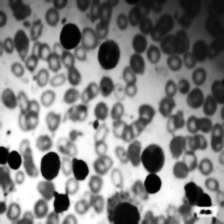
#> input picture preprocessed_dataset/cancer/Benign/WBC-Benign-014.jpg, 224 x 224 px; its folder holds only this picture in this run
$ python segment.py
#> lines starting #> are read from the running program, lines starting #| are printed output that depends on the picture; after the words box and inside, x2 and y2 are one past the last pixel; in counts of white or black regions, pixels touching at a corner belong together
import cv2
import os
import numpy as np

input_dir = 'preprocessed_dataset'
output_dir = 'segmented_dataset'

if not os.path.exists(output_dir):
    os.makedirs(output_dir)

categories = {
    'cancer': ['Benign', 'Early Malignant', 'Pre Malignant', 'Pro Malignant'],
    'normal': []
}

def segment_image(image_path):
    img = cv2.imread(image_path, cv2.IMREAD_GRAYSCALE)
#> img is the input picture: shape (224, 224); min 0, max 255, mean 128.8

    blur = cv2.GaussianBlur(img, (5, 5), 0)

    _, thresh = cv2.threshold(blur, 0, 255, cv2.THRESH_BINARY + cv2.THRESH_OTSU)
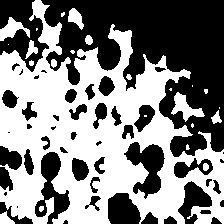
#> thresh: shape (224, 224); 51% white; 50 black regions (11 under 20 px), largest, box (x1, y1, x2, y2) and area: (41, 0, 224, 157) 14474, (0, 0, 49, 72) 1840, (124, 142, 165, 199) 1196

    if np.mean(thresh) > 127:
        thresh = cv2.bitwise_not(thresh)

    kernel = cv2.getStructuringElement(cv2.MORPH_ELLIPSE, (5, 5))

    opening = cv2.morphologyEx(thresh, cv2.MORPH_OPEN, kernel)
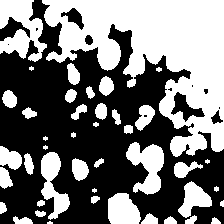
#> opening: shape (224, 224); 46.2% white; 43 white regions (6 under 20 px), largest, box (x1, y1, x2, y2) and area: (42, 0, 224, 157) 14052, (0, 0, 47, 62) 1727, (126, 142, 164, 195) 1166
    closing = cv2.morphologyEx(opening, cv2.MORPH_CLOSE, kernel)
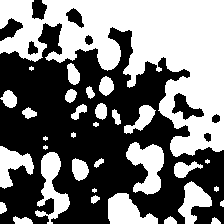
#> closing: shape (224, 224); 47.5% white; 33 white regions (5 under 20 px), largest, box (x1, y1, x2, y2) and area: (0, 0, 224, 157) 16242, (126, 142, 164, 195) 1185, (35, 152, 70, 224) 1099

    return closing

for category, subcategories in categories.items():
    if subcategories:
        for subcategory in subcategories:

            input_subcategory_dir = os.path.join(input_dir, category, subcategory)
            output_subcategory_dir = os.path.join(output_dir, category, subcategory)

            if not os.path.exists(output_subcategory_dir):
                os.makedirs(output_subcategory_dir)

            if os.path.exists(input_subcategory_dir):
                images = os.listdir(input_subcategory_dir)

                for image_name in images:
                    image_path = os.path.join(input_subcategory_dir, image_name)

                    segmented_image = segment_image(image_path)

                    output_image_path = os.path.join(output_subcategory_dir, image_name)
                    cv2.imwrite(output_image_path, segmented_image)

    else:
        input_category_dir = os.path.join(input_dir, category)
        output_category_dir = os.path.join(output_dir, category)

        if not os.path.exists(output_category_dir):
            os.makedirs(output_category_dir)

        if os.path.exists(input_category_dir):
            images = os.listdir(input_category_dir)

            for image_name in images:
                image_path = os.path.join(input_category_dir, image_name)

                segmented_image = segment_image(image_path)

                output_image_path = os.path.join(output_category_dir, image_name)
                cv2.imwrite(output_image_path, segmented_image)


print("Image segmentation complete.")
